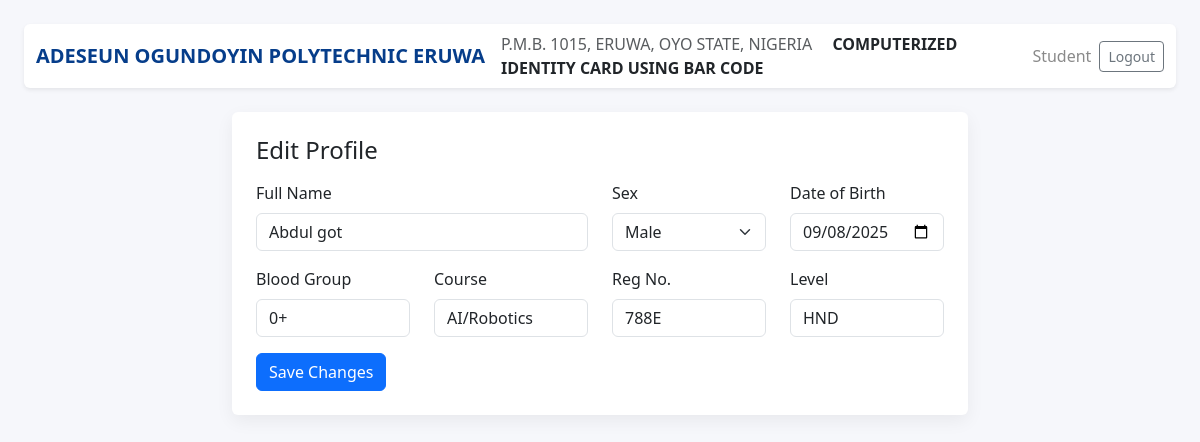
Page /student/edit (signed in) on the committed database.
### tables this page shows
CREATE TABLE users (
    id INTEGER PRIMARY KEY AUTOINCREMENT,
    role TEXT NOT NULL CHECK(role IN ('admin','student')),
    full_name TEXT,
    sex TEXT,
    dob TEXT,
    blood_group TEXT,
    course TEXT,
    reg_no TEXT UNIQUE,
    level TEXT,
    email TEXT UNIQUE,
    password_hash TEXT,
    passport_path TEXT,
    signature_path TEXT,
    receipt_path TEXT,
    is_approved INTEGER DEFAULT 0,
    id_print_count INTEGER DEFAULT 0,
    created_at TEXT NOT NULL
);

### app.py (the view, shortened to what this page needs)
@app.route('/student/edit', methods=['GET','POST'])
@login_required('student')
def student_edit():
    me = load_user(session['user_id'])
    return render_template("student_edit.html", me=me)

### app.py (called while the page is built)
def get_db():
    conn = sqlite3.connect(DB_PATH)
    conn.row_factory = sqlite3.Row
    return conn

def login_required(role: str | None = None):
    def wrapper(fn):
        from functools import wraps
        @wraps(fn)
        def inner(*args, **kwargs):
            if not session.get("user_id"):
                return redirect(url_for("home"))
            if role and session.get("role") != role:
                flash("Access denied.")
                return redirect(url_for("home"))
            return fn(*args, **kwargs)
        return inner
    return wrapper

def load_user(user_id: int):
    conn = get_db()
    cur = conn.execute("SELECT * FROM users WHERE id=?", (user_id,))
    row = cur.fetchone()
    conn.close()
    return row

@app.context_processor
def inject_globals():
    return dict(app_name=APP_NAME, school_name=SCHOOL_NAME, school_address=SCHOOL_ADDRESS)

### templates/student_edit.html
{% extends 'base.html' %}
{% block content %}
<div class="row justify-content-center">
  <div class="col-lg-8">
    <div class="card p-4">
      <h4 class="mb-3">Edit Profile</h4>
      <form method="post">
        <div class="row">
          <div class="col-md-6 mb-3"><label class="form-label">Full Name</label><input class="form-control" name="full_name" value="{{ me['full_name'] }}" required></div>
          <div class="col-md-3 mb-3"><label class="form-label">Sex</label><select class="form-select" name="sex"><option {% if me['sex']=='Male' %}selected{% endif %}>Male</option><option {% if me['sex']=='Female' %}selected{% endif %}>Female</option></select></div>
          <div class="col-md-3 mb-3"><label class="form-label">Date of Birth</label><input class="form-control" name="dob" type="date" value="{{ me['dob'] }}"></div>
          <div class="col-md-3 mb-3"><label class="form-label">Blood Group</label><input class="form-control" name="blood_group" value="{{ me['blood_group'] }}"></div>
          <div class="col-md-3 mb-3"><label class="form-label">Course</label><input class="form-control" name="course" value="{{ me['course'] }}"></div>
          <div class="col-md-3 mb-3"><label class="form-label">Reg No.</label><input class="form-control" name="reg_no" value="{{ me['reg_no'] }}" required></div>
          <div class="col-md-3 mb-3"><label class="form-label">Level</label><input class="form-control" name="level" value="{{ me['level'] }}"></div>
        </div>
        <button class="btn btn-primary" type="submit">Save Changes</button>
      </form>
    </div>
  </div>
</div>
{% endblock %}

### templates/base.html (shortened to what this page needs)
<!doctype html>
<html>
<head>
  <link href="https://cdn.jsdelivr.net/npm/bootstrap@5.3.3/dist/css/bootstrap.min.css" rel="stylesheet">
</head>
<body class="p-3 p-md-4">
<nav class="navbar navbar-expand-lg bg-white rounded shadow-sm mb-4">
  <div class="container-fluid">
    <a class="navbar-brand brand" href="{{ url_for('home') }}">{{ school_name }}</a>
    <div class="d-none d-md-block">
      <span class="text-muted me-3">{{ school_address }}</span>
      <span class="fw-bold">COMPUTERIZED IDENTITY CARD USING BAR CODE</span>
    </div>
    <div class="ms-auto d-flex align-items-center gap-2">
      {% if session.get('user_id') %}
        <span class="muted">{{ session.get('role')|capitalize }}</span>
        <a class="btn btn-sm btn-outline-secondary" href="{{ url_for('logout') }}">Logout</a>
      {% endif %}
    </div>
  </div>
</nav>
<div class="container">{% block content %}{% endblock %}</div>
</body>
</html>

### templates/base.html (style rules this page uses)
body { background:#f6f7fb }
.brand { font-weight:800;color:#063d8a }
.card { border:none;box-shadow:0 6px 18px rgba(0,0,0,.06) }
.muted { color:#8a8a8a }

### rows in the picture
users: get "Student", full_name "Abdul got", sex "Male", dob "09/08/2025", blood_group "0+", course "AI/Robotics", reg_no "788E", level "HND"

### other values in the picture
{{ school_name }} "ADESEUN OGUNDOYIN POLYTECHNIC ERUWA"
{{ school_address }} "P.M.B. 1015, ERUWA, OYO STATE, NIGERIA"
